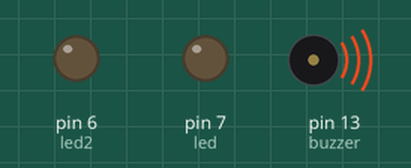
Simulated run of this sketch. Board: Arduino Uno, built with avr-gcc and run on an emulated ATmega328P. Shown: output pins drawn as LEDs (lit = HIGH), buzzer (waves = sounding). What the sketch prints to the serial monitor is not drawn.

Above: at 0.2 s.
At 0.7 s:
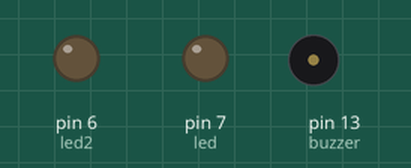
At 2.2 s:
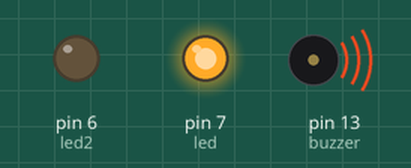
At 4.7 s:
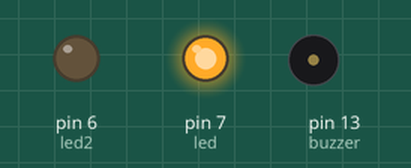
At 7.2 s:
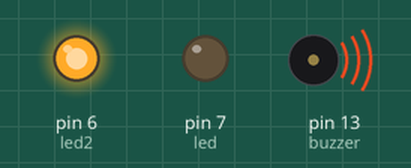
At 9.7 s:
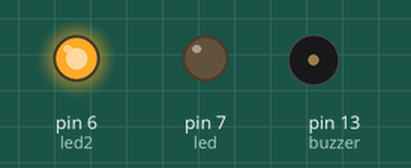
Timing chart, 0 to 10.4 s (numbered marks = the images above):
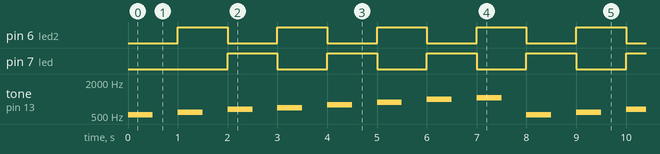

Measured:
- by itself, pin 6 (led2), pin 7 (led): alternates HIGH for 1.0 s and LOW for 1.0 s
- by itself, tone on pin 13 (buzzer): repeats every 8.0 s: silent 0.50 s, 587 Hz 0.50 s, silent 0.50 s, 659 Hz 0.50 s, silent 0.50 s, 698 Hz 0.50 s, silent 0.50 s, 784 Hz 0.50 s, silent 0.50 s, 880 Hz 0.50 s, silent 0.50 s, 988 Hz 0.50 s, silent 0.50 s, 1047 Hz 0.50 s, silent 0.50 s, 523 Hz 0.50 s

The sketch:

passive_buzzer.ino
```cpp
#include <Arduino.h>
#include "pitches.h"

#define buzzer 13
#define led 7
#define led2 6

unsigned int melody[] = { NOTE_C5, NOTE_D5, NOTE_E5, NOTE_F5, NOTE_G5, NOTE_A5, NOTE_B5, NOTE_C6};
unsigned int duration = 500;
unsigned int wait = 1000;

void setup() {
    Serial.begin(9600);
    pinMode(led,OUTPUT);
    pinMode(led2,OUTPUT);
}

int status = 1;

void loop() {
    for (int note = 0; note < 8; ++note) {
        tone(buzzer ,melody[note],duration);
        Serial.print(note);
        delay(wait);

        if (status){
            status = 0;
            digitalWrite(led,LOW);
            digitalWrite(led2,HIGH);
        } else {
            status = 1;
            digitalWrite(led,HIGH);
            digitalWrite(led2,LOW);
        }
    }
}
```

pitches.h
```cpp
/*************************************************
 * Public Constants
 *************************************************/

#define NOTE_B0  31
#define NOTE_C1  33
#define NOTE_CS1 35
#define NOTE_D1  37
#define NOTE_DS1 39
#define NOTE_E1  41
#define NOTE_F1  44
#define NOTE_FS1 46
#define NOTE_G1  49
#define NOTE_GS1 52
#define NOTE_A1  55
#define NOTE_AS1 58
#define NOTE_B1  62
#define NOTE_C2  65
#define NOTE_CS2 69
#define NOTE_D2  73
#define NOTE_DS2 78
#define NOTE_E2  82
#define NOTE_F2  87
#define NOTE_FS2 93
#define NOTE_G2  98
#define NOTE_GS2 104
#define NOTE_A2  110
#define NOTE_AS2 117
#define NOTE_B2  123
#define NOTE_C3  131
#define NOTE_CS3 139
#define NOTE_D3  147
#define NOTE_DS3 156
#define NOTE_E3  165
#define NOTE_F3  175
#define NOTE_FS3 185
#define NOTE_G3  196
#define NOTE_GS3 208
#define NOTE_A3  220
#define NOTE_AS3 233
#define NOTE_B3  247
#define NOTE_C4  262
#define NOTE_CS4 277
#define NOTE_D4  294
#define NOTE_DS4 311
#define NOTE_E4  330
#define NOTE_F4  349
#define NOTE_FS4 370
#define NOTE_G4  392
#define NOTE_GS4 415
#define NOTE_A4  440
#define NOTE_AS4 466
#define NOTE_B4  494
#define NOTE_C5  523
#define NOTE_CS5 554
#define NOTE_D5  587
#define NOTE_DS5 622
#define NOTE_E5  659
#define NOTE_F5  698
#define NOTE_FS5 740
#define NOTE_G5  784
#define NOTE_GS5 831
#define NOTE_A5  880
#define NOTE_AS5 932
#define NOTE_B5  988
#define NOTE_C6  1047
#define NOTE_CS6 1109
#define NOTE_D6  1175
#define NOTE_DS6 1245
#define NOTE_E6  1319
#define NOTE_F6  1397
#define NOTE_FS6 1480
#define NOTE_G6  1568
#define NOTE_GS6 1661
#define NOTE_A6  1760
#define NOTE_AS6 1865
#define NOTE_B6  1976
#define NOTE_C7  2093
#define NOTE_CS7 2217
#define NOTE_D7  2349
#define NOTE_DS7 2489
#define NOTE_E7  2637
#define NOTE_F7  2794
#define NOTE_FS7 2960
#define NOTE_G7  3136
#define NOTE_GS7 3322
#define NOTE_A7  3520
#define NOTE_AS7 3729
#define NOTE_B7  3951
#define NOTE_C8  4186
#define NOTE_CS8 4435
#define NOTE_D8  4699
#define NOTE_DS8 4978
```
